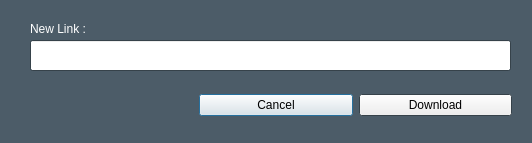
<?xml version="1.0" encoding="UTF-8"?>
<ui version="4.0">
 <class>Dialog</class>
 <widget class="QDialog" name="Dialog">
  <property name="geometry">
   <rect>
    <x>0</x>
    <y>0</y>
    <width>532</width>
    <height>143</height>
   </rect>
  </property>
  <property name="palette">
   <palette>
    <active>
     <colorrole role="Base">
      <brush brushstyle="SolidPattern">
       <color alpha="255">
        <red>255</red>
        <green>255</green>
        <blue>255</blue>
       </color>
      </brush>
     </colorrole>
     <colorrole role="Window">
      <brush brushstyle="SolidPattern">
       <color alpha="255">
        <red>76</red>
        <green>92</green>
        <blue>104</blue>
       </color>
      </brush>
     </colorrole>
    </active>
    <inactive>
     <colorrole role="Base">
      <brush brushstyle="SolidPattern">
       <color alpha="255">
        <red>255</red>
        <green>255</green>
        <blue>255</blue>
       </color>
      </brush>
     </colorrole>
     <colorrole role="Window">
      <brush brushstyle="SolidPattern">
       <color alpha="255">
        <red>76</red>
        <green>92</green>
        <blue>104</blue>
       </color>
      </brush>
     </colorrole>
    </inactive>
    <disabled>
     <colorrole role="Base">
      <brush brushstyle="SolidPattern">
       <color alpha="255">
        <red>76</red>
        <green>92</green>
        <blue>104</blue>
       </color>
      </brush>
     </colorrole>
     <colorrole role="Window">
      <brush brushstyle="SolidPattern">
       <color alpha="255">
        <red>76</red>
        <green>92</green>
        <blue>104</blue>
       </color>
      </brush>
     </colorrole>
    </disabled>
   </palette>
  </property>
  <property name="windowTitle">
   <string>Add Link</string>
  </property>
  <widget class="QFrame" name="frame">
   <property name="geometry">
    <rect>
     <x>10</x>
     <y>10</y>
     <width>511</width>
     <height>71</height>
    </rect>
   </property>
   <property name="frameShape">
    <enum>QFrame::NoFrame</enum>
   </property>
   <property name="frameShadow">
    <enum>QFrame::Raised</enum>
   </property>
   <widget class="QLineEdit" name="newLink_le">
    <property name="geometry">
     <rect>
      <x>20</x>
      <y>30</y>
      <width>481</width>
      <height>31</height>
     </rect>
    </property>
   </widget>
   <widget class="QLabel" name="label">
    <property name="geometry">
     <rect>
      <x>20</x>
      <y>10</y>
      <width>91</width>
      <height>17</height>
     </rect>
    </property>
    <property name="palette">
     <palette>
      <active>
       <colorrole role="WindowText">
        <brush brushstyle="SolidPattern">
         <color alpha="255">
          <red>255</red>
          <green>255</green>
          <blue>255</blue>
         </color>
        </brush>
       </colorrole>
      </active>
      <inactive>
       <colorrole role="WindowText">
        <brush brushstyle="SolidPattern">
         <color alpha="255">
          <red>255</red>
          <green>255</green>
          <blue>255</blue>
         </color>
        </brush>
       </colorrole>
      </inactive>
      <disabled>
       <colorrole role="WindowText">
        <brush brushstyle="SolidPattern">
         <color alpha="255">
          <red>159</red>
          <green>158</green>
          <blue>158</blue>
         </color>
        </brush>
       </colorrole>
      </disabled>
     </palette>
    </property>
    <property name="text">
     <string>New Link :</string>
    </property>
   </widget>
  </widget>
  <widget class="QFrame" name="frame_2">
   <property name="geometry">
    <rect>
     <x>190</x>
     <y>80</y>
     <width>331</width>
     <height>51</height>
    </rect>
   </property>
   <property name="frameShape">
    <enum>QFrame::NoFrame</enum>
   </property>
   <property name="frameShadow">
    <enum>QFrame::Raised</enum>
   </property>
   <layout class="QHBoxLayout" name="horizontalLayout">
    <item>
     <widget class="QPushButton" name="cancelLink_pb">
      <property name="text">
       <string>Cancel</string>
      </property>
     </widget>
    </item>
    <item>
     <widget class="QPushButton" name="downloadLink_pb">
      <property name="text">
       <string>Download</string>
      </property>
     </widget>
    </item>
   </layout>
  </widget>
 </widget>
 <resources/>
 <connections/>
</ui>
